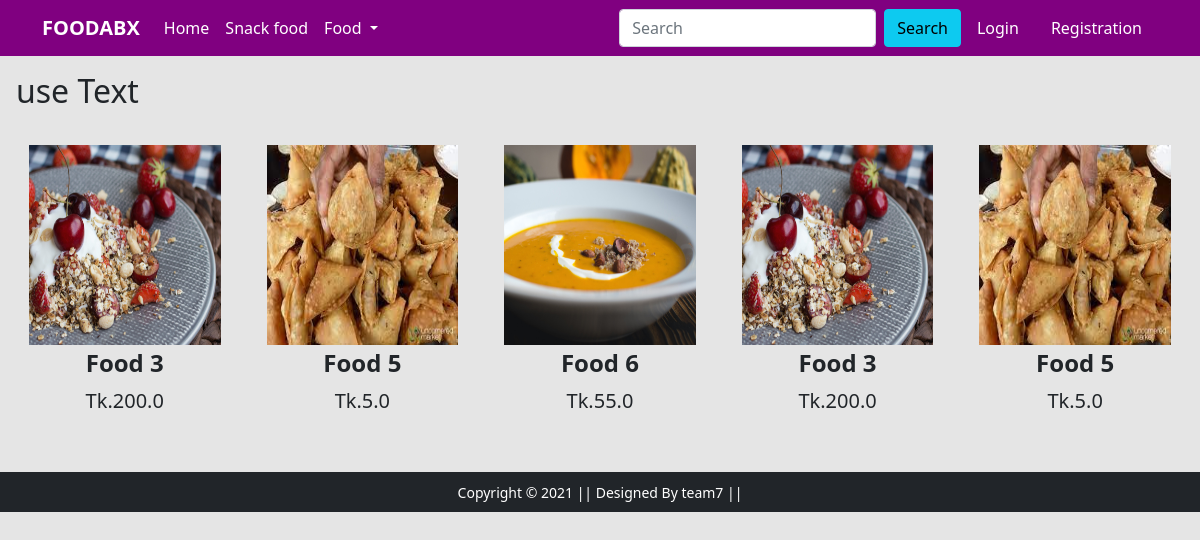
Page /lower/LF on the committed database.
### app/models.py (models this page shows)
class Product(models.Model):
    title=models.CharField(max_length=100)
    selling_price=models.FloatField()
    discounted_price=models.FloatField()
    description=models.TextField()
    category=models.CharField(choices=CATEGORY_CHOICES,max_length=2)
    product_image=models.ImageField(upload_to='producting')
    def __str__(self):
        return str(self.id)

### app/views.py (the view)
# urls.py: path('lower/<str:cat>',views.lower,name='lower')
def lower(request,cat):
    food=Product.objects.filter(category=cat)
    print(food)
    return render(request,'app/search.html',{'food':food})

### app/templates/app/search.html (shortened to what this page needs)
{% extends 'app/base.html' %}
{% load static %}
{% block main-content %}
<div class="m-3">
  <h2 class="doit">use Text</h2>
  <div class="owl-carousel" id="slider1">
    {% for mb in food %}
    <a href="{% url 'product-detail' mb.id %}" class="btn"><div class="item">
     <img src="{{mb.product_image.url}}" alt="" height="200px">
     <span class="fw-bold">{{mb.title}} </span><br>
     <span class="fs-5">Tk.{{mb.discounted_price}} </span></div>
   </a>
    {% endfor %}
  </div>
 </div>
 {% endblock main-content %}

### app/static/app/css/style.css (style rules this page uses)
.owl-carousel .item { font-size: 24px; text-align: center; margin-top: 20px;; }

### app/templates/app/search.html (style rules this page uses)
body { background:rgba(0,0,0,0.1); }

### rows in the picture
Product: product_image (picture), title "Food 3", discounted_price "200.0"
Product: product_image (picture), title "Food 5", discounted_price "5.0"
Product: product_image (picture), title "Food 6", discounted_price "55.0"
